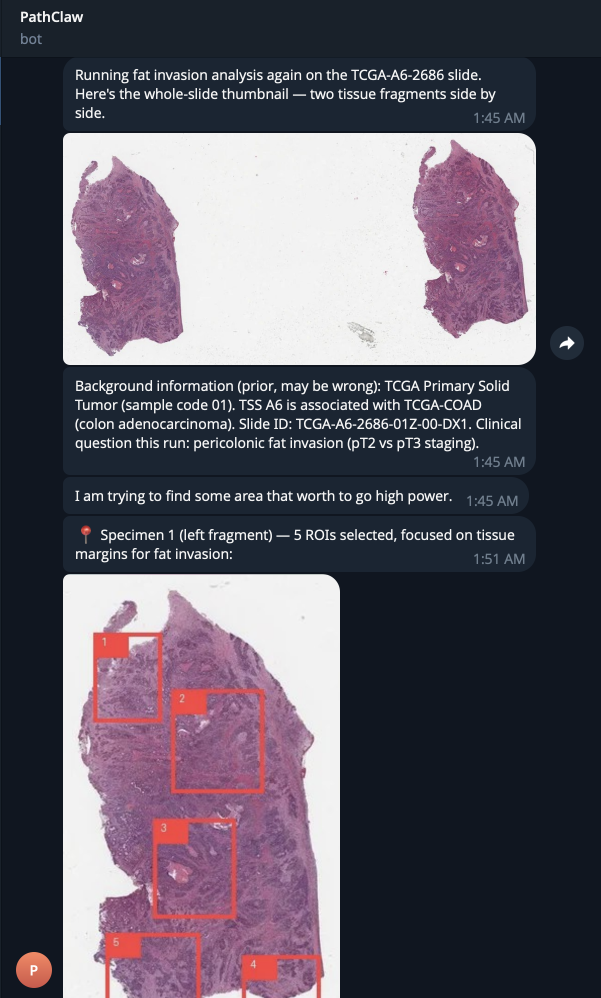
#> input picture assets/v0.0.2_serial_resection.png, 1202 x 1996 px (shown at 1/2 size)
$ python -i tissue_regions.py   (imports and definitions only)
#> lines starting #> are read from the running program, lines starting #| are printed output that depends on the picture; after the words box and inside, x2 and y2 are one past the last pixel; in counts of white or black regions, pixels touching at a corner belong together
#> further down, picture is the input picture: PIL image 1202x1996 RGBA; mean R, G, B, A 93.1, 87.8, 99.8, 255
from __future__ import annotations

from dataclasses import dataclass
from typing import Any

from PIL import Image, ImageChops, ImageFilter


@dataclass(frozen=True)
class Rect:
    x: int
    y: int
    width: int
    height: int


# [8 lines left out: function _is_tissue_pixel, not called in this run]


def _otsu_threshold(histogram: list[int], floor: int) -> int:
    total = sum(histogram)
    if total <= 0:
        return floor

    sum_total = sum(index * count for index, count in enumerate(histogram))
    weight_background = 0
    sum_background = 0.0
    best_threshold = floor
    best_variance = -1.0

    for threshold, count in enumerate(histogram):
        weight_background += count
        if weight_background == 0:
            continue
        weight_foreground = total - weight_background
        if weight_foreground == 0:
            break
        sum_background += threshold * count
        mean_background = sum_background / weight_background
        mean_foreground = (sum_total - sum_background) / weight_foreground
        variance = weight_background * weight_foreground * (mean_background - mean_foreground) ** 2
        if variance > best_variance:
            best_variance = variance
            best_threshold = threshold

    return max(floor, int(best_threshold))


def _build_tissue_mask(image: Image.Image) -> Image.Image:
    hsv = image.convert("HSV")
#> hsv: PIL image 1202x1996 HSV; mean H, S, V 136.9, 88.4, 104.2
    _, saturation, value = hsv.split()
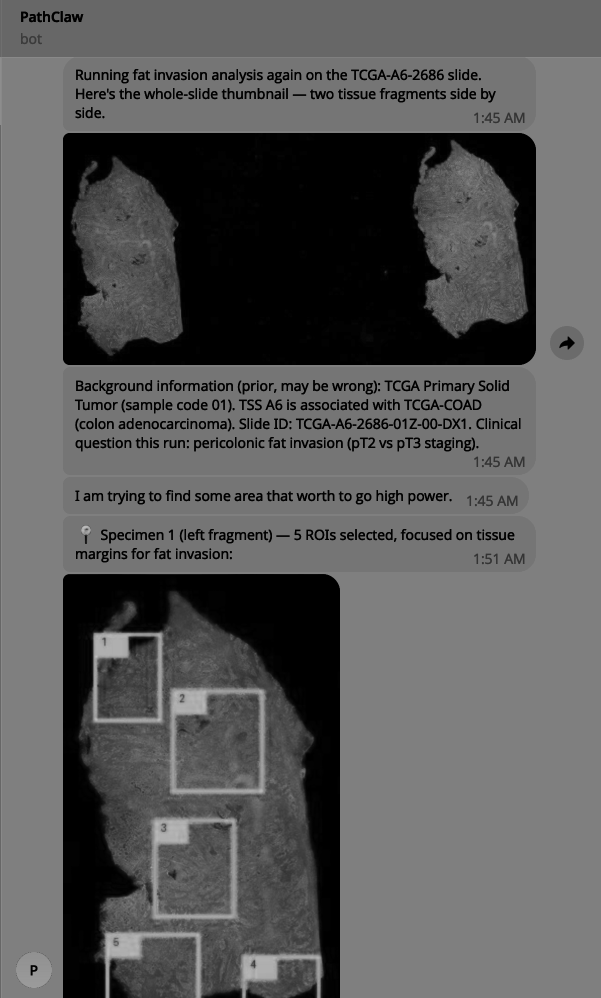
#> saturation: PIL image 1202x1996 L (shown at 1/2 size); min 0, max 194, mean 88.4
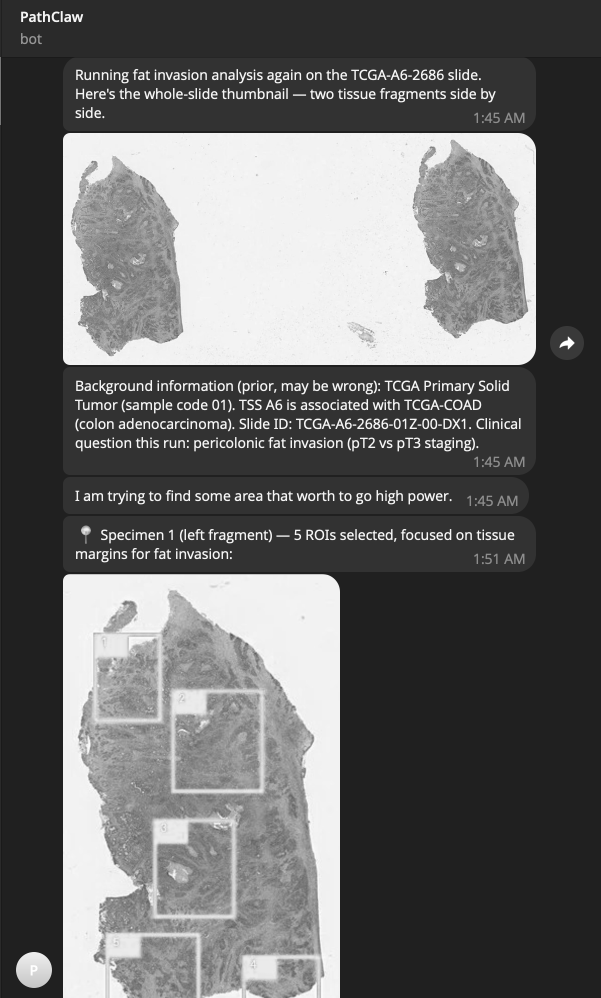
#> value: PIL image 1202x1996 L (shown at 1/2 size); min 26, max 255, mean 104.2
    inverted_value = value.point(lambda pixel: 255 - pixel)
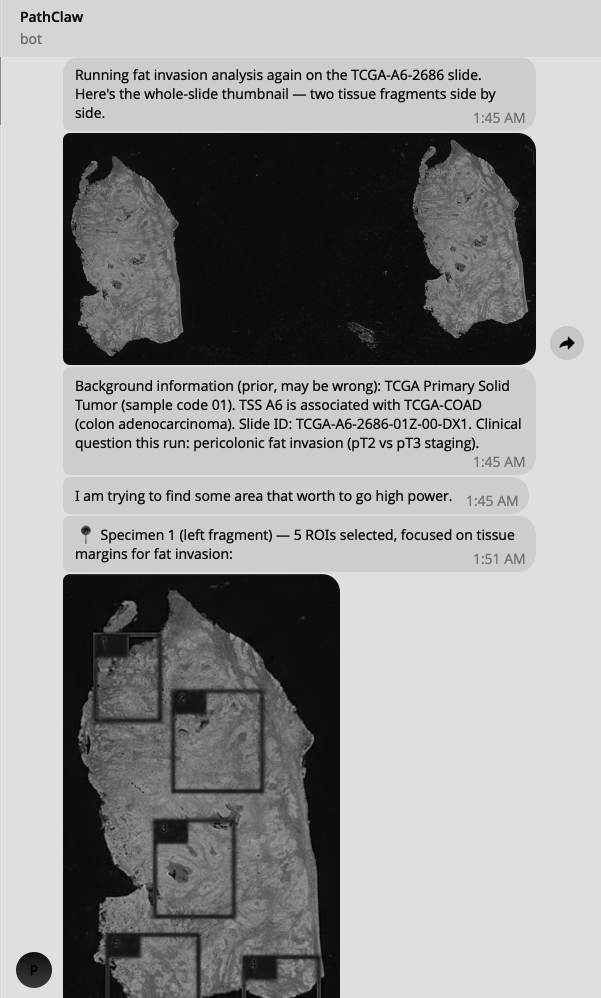
#> inverted_value: PIL image 1202x1996 L (shown at 1/2 size); min 0, max 229, mean 150.8
    edges = image.convert("L").filter(ImageFilter.GaussianBlur(radius=2)).filter(ImageFilter.FIND_EDGES)
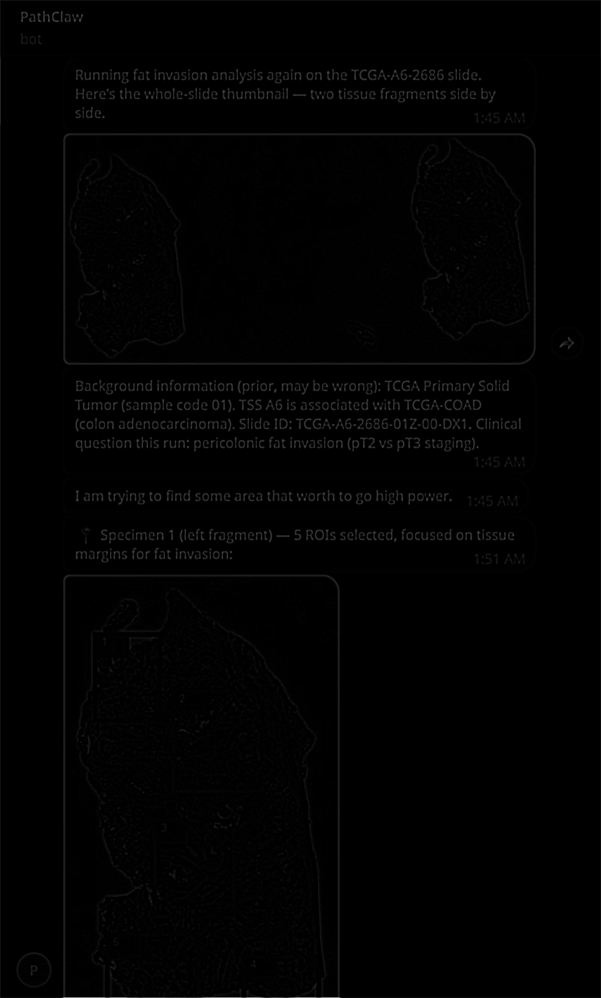
#> edges: PIL image 1202x1996 L (shown at 1/2 size); min 0, max 243, mean 1.9

    saturation_threshold = _otsu_threshold(saturation.histogram(), floor=18)
#> in _otsu_threshold, `total = sum(histogram)`: total = 2399192
#> in _otsu_threshold, `sum_total = sum(index * count for index, count in enumerate(histogram))`: sum_total = 212005715
#> the loop in _otsu_threshold, `for threshold, count in enumerate(histogram):` made 195 passes
#> (count, weight_background, weight_foreground, sum_background, mean_background, mean_foreground, best_variance) on passes 1 to 12: (389911, 389911, 2009281, 0, 0, 105.5, 8.72e+15), (19977, 409888, 1989304, 19977, 0.0487, 106.6, 9.25e+15), (53973, 463861, 1935331, 127923, 0.276, 109.5, 1.07e+16), (14663, 478524, 1920668, 171912, 0.359, 110.3, 1.11e+16), (8180, 486704, 1912488, 204632, 0.42, 110.7, 1.13e+16), (5862, 492566, 1906626, 233942, 0.475, 111.1, 1.15e+16), (4739, 497305, 1901887, 262376, 0.528, 111.3, 1.16e+16), (5588, 502893, 1896299, 301492, 0.6, 111.6, 1.18e+16), (2087, 504980, 1894212, 318188, 0.63, 111.8, 1.18e+16), (2890, 507870, 1891322, 344198, 0.678, 111.9, 1.19e+16), (1904, 509774, 1889418, 363238, 0.713, 112, 1.19e+16), (2237, 512011, 1887181, 387845, 0.757, 112.1, 1.2e+16)
#> after the loop in _otsu_threshold, `for threshold, count in enumerate(histogram):`: best_threshold = 59; best_variance = 1.26e+16; sum_background = 212005521; weight_background = 2399192
#> saturation_threshold = 59
    darkness_threshold = _otsu_threshold(inverted_value.histogram(), floor=20)
#> the loop in _otsu_threshold (call 2), `for threshold, count in enumerate(histogram):` made 230 passes
#> (count, weight_background, weight_foreground, sum_background, mean_background, mean_foreground, best_variance) on passes 1 to 12: (347, 347, 2398845, 0, 0, 150.8, 1.89e+13), (13, 360, 2398832, 13, 0.0361, 150.8, 1.96e+13), (47, 407, 2398785, 107, 0.263, 150.8, 2.21e+13), (105, 512, 2398680, 422, 0.824, 150.8, 2.76e+13), (252, 764, 2398428, 1430, 1.87, 150.8, 4.07e+13), (463, 1227, 2397965, 3745, 3.05, 150.9, 6.43e+13), (815, 2042, 2397150, 8635, 4.23, 150.9, 1.05e+14), (1255, 3297, 2395895, 17420, 5.28, 151, 1.68e+14), (1724, 5021, 2394171, 31212, 6.22, 151.1, 2.52e+14), (2959, 7980, 2391212, 57843, 7.25, 151.3, 3.96e+14), (35997, 43977, 2355215, 417813, 9.5, 153.4, 2.15e+15), (16877, 60854, 2338338, 603460, 9.92, 154.4, 2.97e+15)
#> count on passes 28 to 33: 1339, 1236, 1215, 1208, 2642, 1549
    edge_threshold = _otsu_threshold(edges.histogram(), floor=12)

    saturation_mask = saturation.point(lambda pixel: 255 if pixel >= saturation_threshold else 0)
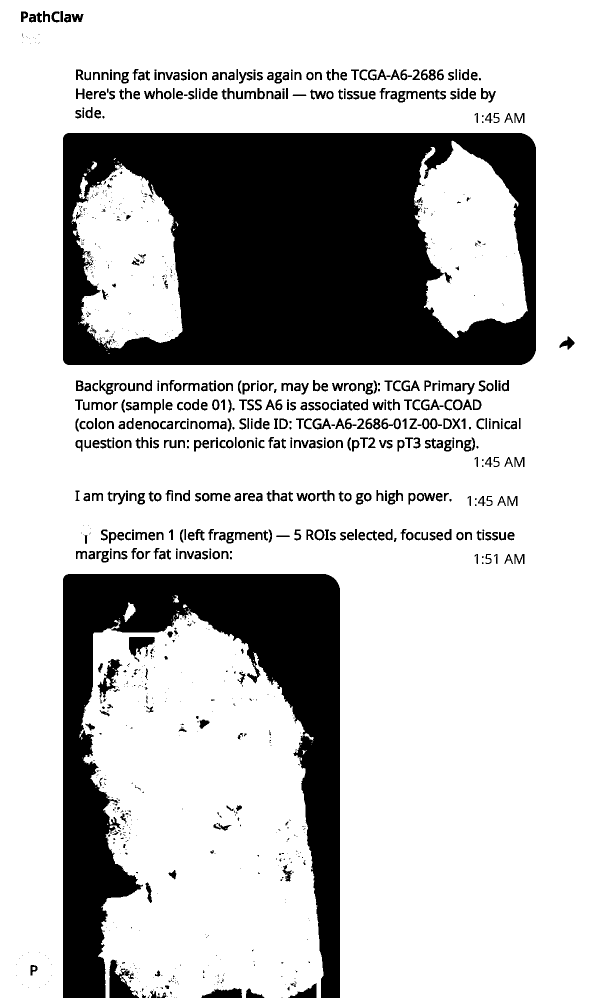
#> saturation_mask: PIL image 1202x1996 L (shown at 1/2 size); 76.2% white; 1178 black regions (637 under 20 px), largest, box (x1, y1, x2, y2) and area: (126, 266, 1072, 730) 319200, (126, 1148, 680, 1996) 176042, (219, 1919, 278, 1996) 2390
    darkness_mask = inverted_value.point(lambda pixel: 255 if pixel >= darkness_threshold else 0)
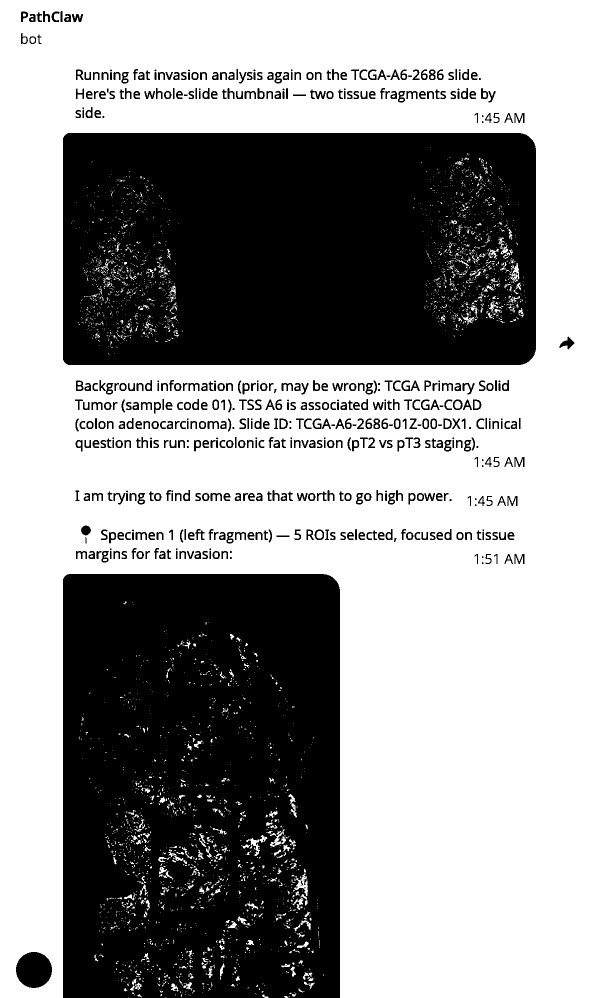
#> darkness_mask: PIL image 1202x1996 L (shown at 1/2 size); 60.8% white; 599 black regions (119 under 20 px), largest, box (x1, y1, x2, y2) and area: (126, 1148, 680, 1996) 453153, (126, 266, 1072, 730) 428058, (32, 1904, 104, 1976) 4054
    edge_mask = edges.point(lambda pixel: 255 if pixel >= edge_threshold else 0)
#> edge_mask: PIL image 1202x1996 L; 3.3% white; 1452 white regions (931 under 20 px), largest, box (x1, y1, x2, y2) and area: (0, 0, 1202, 1996) 13358, (126, 266, 1072, 730) 8403, (810, 875, 841, 897) 271

    combined = ImageChops.lighter(saturation_mask, darkness_mask)
#> combined: PIL image 1202x1996 L; 76.5% white; 1160 black regions (616 under 20 px), largest, box (x1, y1, x2, y2) and area: (126, 266, 1072, 730) 319081, (126, 1148, 680, 1996) 175844, (219, 1919, 278, 1996) 2357
    combined = ImageChops.lighter(combined, edge_mask)
#> combined: PIL image 1202x1996 L; 79.3% white; 3123 black regions (3024 under 20 px), largest, box (x1, y1, x2, y2) and area: (130, 270, 1069, 727) 306642, (130, 1152, 676, 1995) 165772, (219, 1919, 278, 1995) 2157

    closed = combined.filter(ImageFilter.MaxFilter(9)).filter(ImageFilter.MinFilter(9))
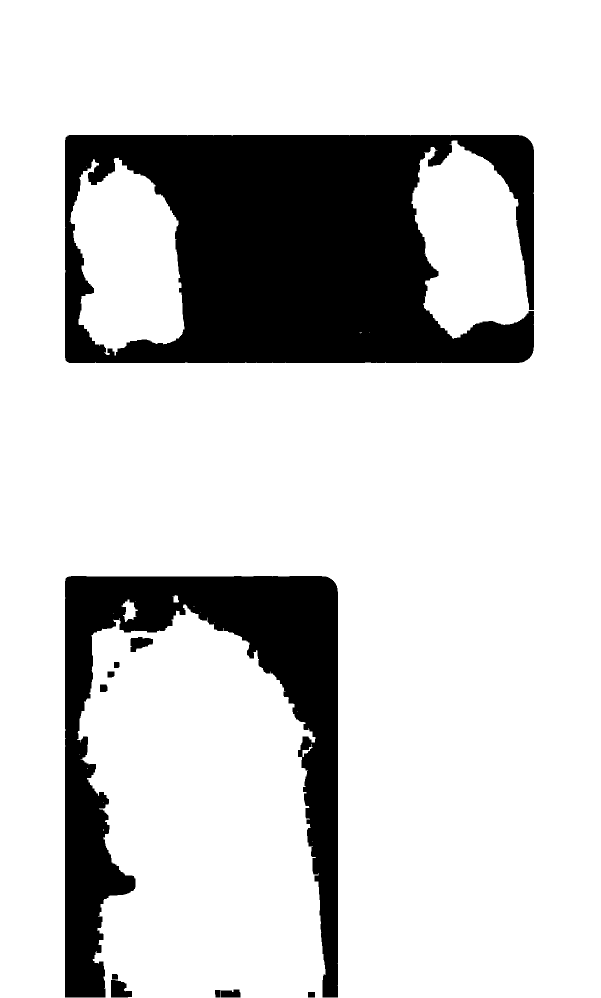
#> closed: PIL image 1202x1996 L (shown at 1/2 size); 80.8% white; 11 black regions, largest, box (x1, y1, x2, y2) and area: (130, 270, 1068, 726) 298297, (130, 1152, 676, 1995) 158121, (222, 1960, 264, 1995) 1120
    opened = closed.filter(ImageFilter.MinFilter(5)).filter(ImageFilter.MaxFilter(5))
#> opened: PIL image 1202x1996 L; 80.8% white; 9 black regions, largest, box (x1, y1, x2, y2) and area: (130, 270, 1068, 726) 298526, (130, 1152, 676, 1996) 158724, (222, 1948, 264, 1996) 1320
    return opened.filter(ImageFilter.MaxFilter(9)).filter(ImageFilter.MinFilter(9)).convert("L")


# [196 lines left out: functions _component_bounds, _merge_regions, _sort_regions, detect_tissue_regions, not called in this run]

>>> from PIL import Image
>>> picture = Image.open('../../../../assets/v0.0.2_serial_resection.png')
>>> result = _build_tissue_mask(picture)
